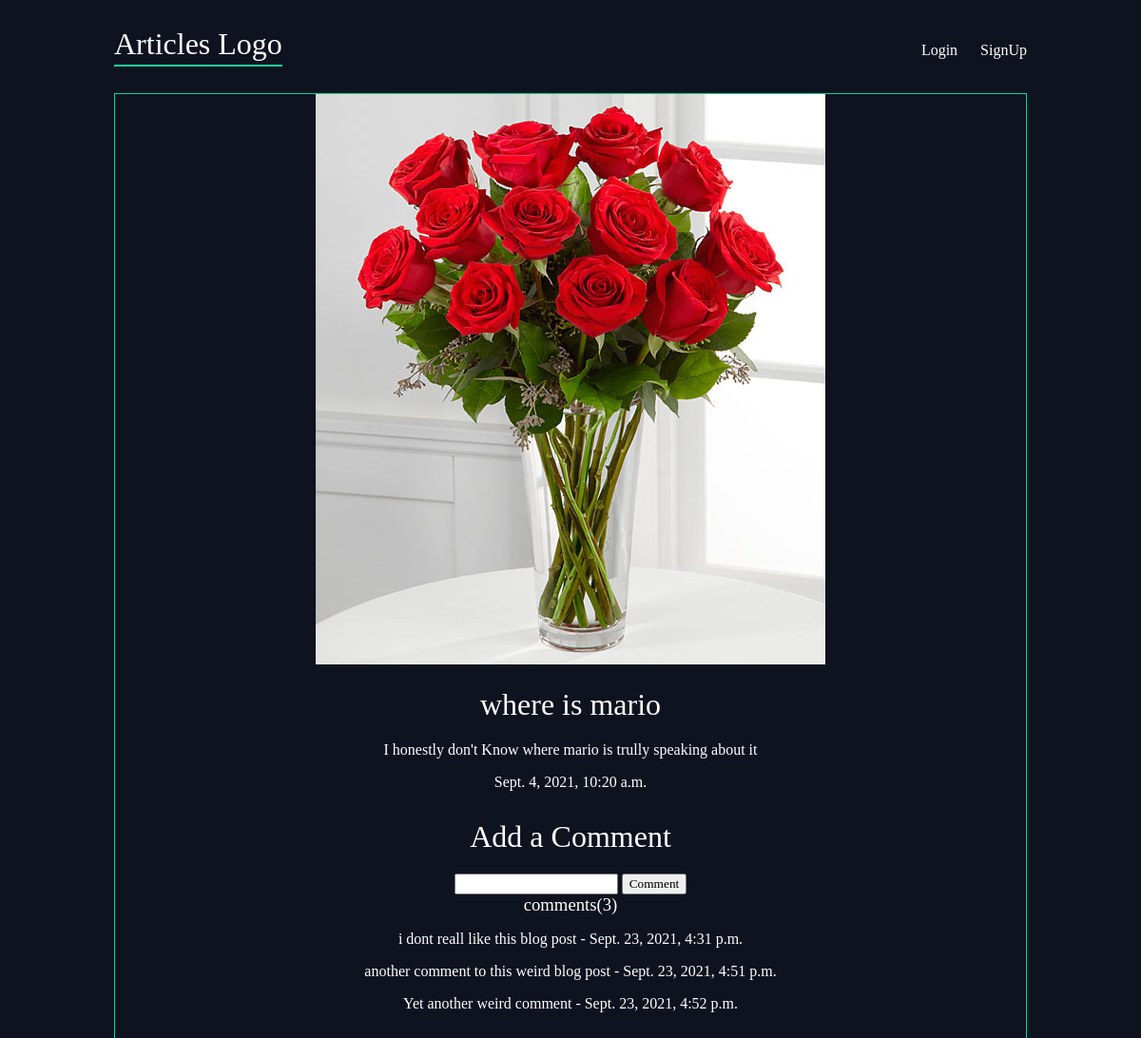
The app's page /where-is-mario with its own data.
### articles/models.py (models this page shows, shortened)
class Articles(models.Model):
	title = models.CharField(max_length=100)
	body = models.TextField()
	slug = models.SlugField()
	date = models.DateTimeField(auto_now_add=True)
	thumb = models.ImageField(default="default.jpg", blank=True)
	author = models.ForeignKey(User, default=None, on_delete=models.CASCADE)
	def num_comment(self):
		return len(self.comments.all())
	def get_all_comment(self):
		return self.comments.all()

class Comment(models.Model):
	title = models.CharField(max_length=100)
	date = models.DateTimeField(auto_now_add=True)
	author = models.ForeignKey(User, default=None, null=True, on_delete=models.SET_NULL, related_name="comments")
	article = models.ForeignKey(Articles, on_delete=models.CASCADE, related_name="comments")

### articles/views.py (the view)
# urls.py: path("<str:slug>", views.article_detail, name="detail"),
def article_detail(request, slug):
	article = get_object_or_404(Articles, slug=slug)
	print(article.thumb.url)
	comments = article.comments.all()
	context = {
		"article": article,
		"comments": comments
	}
	return render(request, "articles/article_detail.html", context)

### articles/templates/articles/article_detail.html (shortened to what this page needs)
{% extends "base_layout.html" %}
{% block content %}
	<div class="article-detail">
		<div class="article">
			<div style="text-align: center;">
				<img src="{{ article.thumb.url }}"/>
			</div>
			<h2>{{ article.title }}</h2>
			<p>{{ article.body }}</p>
			<p>{{ article.date }}</p>
			<div class="options">
			<h2>Add a Comment</h2>
			<form action="{% url 'articles:article_comment' slug=article.slug %}" method="POST">
				<input type="text" name="title">
				<input type="submit" value="Comment">
			</form>
			{% if article.num_comment != 0 %}
				<h3>comments({{ article.num_comment }})</h3>
				{% for comment in article.get_all_comment %}
				<p>{{ comment.title }} - {{ comment.date }}</p>
				{% endfor %}
			{% endif %}
		    </div>
		</div>
	</div>
{% endblock %}

### assets/style.css (style rules this page uses)
body { background-color: #0f121f; color: white; }
body * { font-family: Ubuntu; }
h1, h2, h3, h5 { font-weight: normal; margin: 0; }
.article { padding: 10px; border: 1px solid #00dba0; position: relative; padding-bottom: 40px; }
.article-detail .article { padding: 0; }
.article-detail .article img { max-width: 100%; }
.article-detail .article h2 { text-align: center; margin: 20px auto; font-size: 2em; }
.article-detail .article p { text-align: center; }
.article-detail .article .options { margin: 10px; text-align: center; margin: 30px; }

### records on screen
Articles: thumb (placeholder picture), title "where is mario", body "I honestly don't Know where mario is trully speaking about it", date "Sept. 4, 2021, 10:20 a.m.", num_comment "3"
Comment: title "i dont reall like this blog post", date "Sept. 23, 2021, 4:31 p.m."
Comment: title "another comment to this weird blog post", date "Sept. 23, 2021, 4:51 p.m."
Comment: title "Yet another weird comment", date "Sept. 23, 2021, 4:52 p.m."
